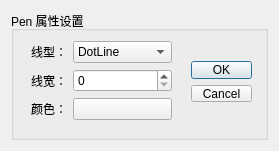
<?xml version="1.0" encoding="UTF-8"?>
<ui version="4.0">
 <class>QWDialogPen</class>
 <widget class="QDialog" name="QWDialogPen">
  <property name="geometry">
   <rect>
    <x>0</x>
    <y>0</y>
    <width>279</width>
    <height>151</height>
   </rect>
  </property>
  <property name="windowTitle">
   <string>Dialog</string>
  </property>
  <layout class="QHBoxLayout" name="horizontalLayout">
   <item>
    <widget class="QGroupBox" name="groupBox">
     <property name="title">
      <string>Pen 属性设置</string>
     </property>
     <widget class="QDialogButtonBox" name="buttonBox">
      <property name="geometry">
       <rect>
        <x>180</x>
        <y>50</y>
        <width>61</width>
        <height>41</height>
       </rect>
      </property>
      <property name="orientation">
       <enum>Qt::Vertical</enum>
      </property>
      <property name="standardButtons">
       <set>QDialogButtonBox::Cancel|QDialogButtonBox::Ok</set>
      </property>
     </widget>
     <widget class="QWidget" name="layoutWidget">
      <property name="geometry">
       <rect>
        <x>20</x>
        <y>30</y>
        <width>141</width>
        <height>90</height>
       </rect>
      </property>
      <layout class="QFormLayout" name="formLayout">
       <item row="0" column="0">
        <widget class="QLabel" name="label">
         <property name="text">
          <string>线型：</string>
         </property>
        </widget>
       </item>
       <item row="0" column="1">
        <widget class="QComboBox" name="comboPenStyle">
         <item>
          <property name="text">
           <string>DotLine</string>
          </property>
         </item>
         <item>
          <property name="text">
           <string>新建项目</string>
          </property>
         </item>
         <item>
          <property name="text">
           <string>新建项目</string>
          </property>
         </item>
        </widget>
       </item>
       <item row="1" column="0">
        <widget class="QLabel" name="label_2">
         <property name="text">
          <string>线宽：</string>
         </property>
        </widget>
       </item>
       <item row="1" column="1">
        <widget class="QSpinBox" name="spinWidth"/>
       </item>
       <item row="2" column="0">
        <widget class="QLabel" name="label_3">
         <property name="text">
          <string>颜色：</string>
         </property>
        </widget>
       </item>
       <item row="2" column="1">
        <widget class="QPushButton" name="btnColor">
         <property name="text">
          <string/>
         </property>
        </widget>
       </item>
      </layout>
     </widget>
    </widget>
   </item>
  </layout>
 </widget>
 <resources/>
 <connections>
  <connection>
   <sender>buttonBox</sender>
   <signal>accepted()</signal>
   <receiver>QWDialogPen</receiver>
   <slot>accept()</slot>
   <hints>
    <hint type="sourcelabel">
     <x>219</x>
     <y>64</y>
    </hint>
    <hint type="destinationlabel">
     <x>240</x>
     <y>-5</y>
    </hint>
   </hints>
  </connection>
  <connection>
   <sender>buttonBox</sender>
   <signal>rejected()</signal>
   <receiver>QWDialogPen</receiver>
   <slot>reject()</slot>
   <hints>
    <hint type="sourcelabel">
     <x>238</x>
     <y>93</y>
    </hint>
    <hint type="destinationlabel">
     <x>191</x>
     <y>4</y>
    </hint>
   </hints>
  </connection>
 </connections>
</ui>
